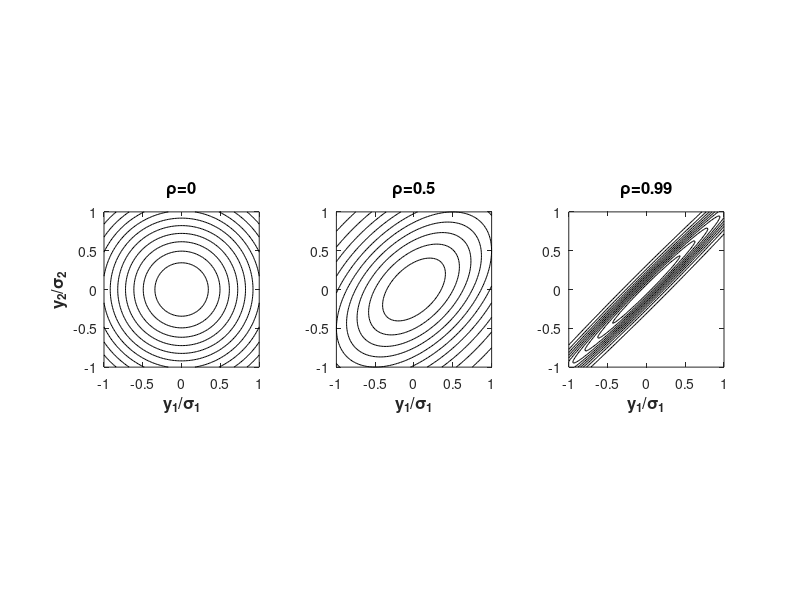

This figure's MATLAB source:
%
% correlation: Plot bivariate correlation function.
%
% Copyright, Rafael Palacios, June 2018
%            r.palacios@imperial.ac.uk
%%%%%%%%%%%%%%%%%%%%%%%%%%%%%%%%%%%%%%%%%%%%%%%%%%%%%
% clear all, close all
y1=linspace(-1,1);
y2=linspace(-1,1);
[Y1,Y2] = meshgrid(y1,y2);
k=0; for r=[0 0.5 0.99]; k=k+1; 
 Z = (1/(2*pi*sqrt(1-r^2))) ...
   * exp((-1/(2*(1-r^2)))*(Y1.^2+Y2.^2-2*r*Y1.*Y2));
 subplot(1,3,k)
 contour(Y1,Y2,Z,'k')
 xlabel('y_1/\sigma_1','FontSize',12,'FontWeight','Bold')
 title(['\rho=' num2str(r)],'FontSize',12,'FontWeight','Bold')
 axis equal
end
subplot(1,3,1)
ylabel('y_2/\sigma_2','FontSize',12,'FontWeight','Bold')
% eof